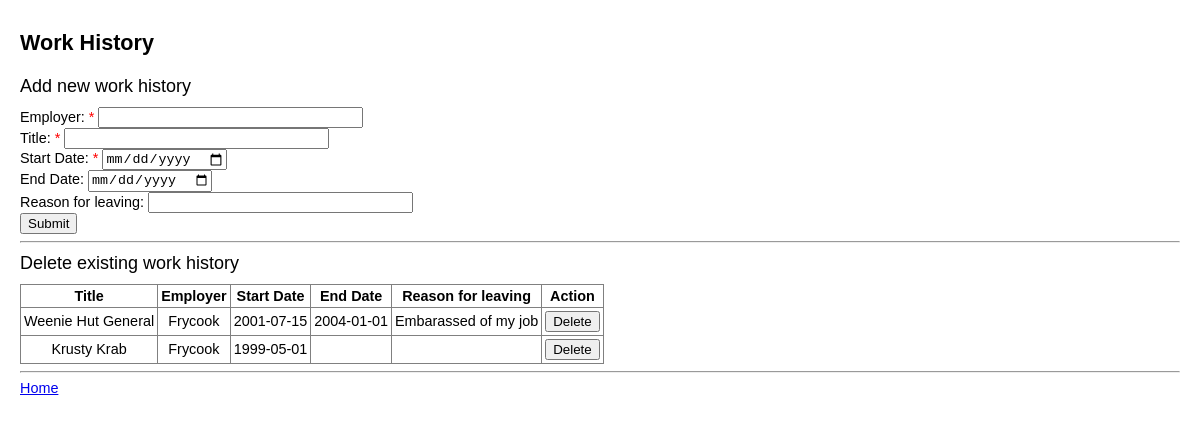
Screenshot of /web/work_history.php (signed in) with the database file from the repository.
### tables this page shows
create table work_history
(
wh_id int not null auto_increment,
applicant_email varchar(255) not null,
title varchar(255) not null,
employer varchar(255) not null,
start_date date not null,
end_date date,
reason_for_leaving varchar(255),
primary key (wh_id),
foreign key (applicant_email) references applicants(applicant_email)
);

### web/work_history.php (the view, shortened to what this page needs)
<?php
include 'resources/db_connect.php';
?>
<!doctype html>
<html>
<link rel="stylesheet" type="text/css" href="resources/style.css">
</head>
<body>
<div id='page_title'>
Work History
</div>
<div id='content'>
<div class='section_head'>Add new work history</div>
<form method='post' name='new_wh_form' action='<?php echo htmlspecialchars($_SERVER["PHP_SELF"]);?>' onsubmit="return validateNewWH()" >
Employer: <span class='red'>*</span> <input type='text' id='employer' name='employer' size='30' required><br>
Title: <span class='red'>*</span> <input type='text' id='title' name='title' size='30' required><br>
Start Date: <span class='red'>*</span> <input type='date' id='start_date' name='start_date' required><br>
End Date: <input type='date' id='end_date' name='end_date'><br>
Reason for leaving: <input type='text' id='reason_for_leaving' name='reason_for_leaving' size='30'><br>
<input type='submit' id='submit'><br>
</form>
<?php
$sql = "select wh_id , applicant_email , title , employer , start_date , end_date , reason_for_leaving from work_history where applicant_email = '".$_SESSION['email']."'";
$result = mysqli_query($con,$sql);
if ($result->num_rows != 0 ) {
  echo "<hr><div class='section_head'>Delete existing work history</div>";
  echo "<table border='1' cellpadding='3'><th>Title</th><th>Employer</th><th>Start Date</th><th>End Date</th><th>Reason for leaving</th><th>Action</th>";
  while($row = mysqli_fetch_array($result))
    {
    $title = $row['title'];
    $employer = $row['employer'];
    $start_date = $row['start_date'];
    $end_date = $row['end_date'];
    $reason_for_leaving = $row['reason_for_leaving'];
    echo "<tr><form method='post' action='" . htmlspecialchars($_SERVER["PHP_SELF"]) . "' onsubmit='return confirm(".'"Are you sure you want to delete your role as a '.$title.' at '.$employer.'?"'.")'>";
    echo "<td>$employer</td>";
    echo "<td>$title</td>";
    echo "<td>$start_date</td>";
    echo "<td>$end_date</td>";
    echo "<td>$reason_for_leaving</td>";
    echo "<td><input type='submit' value='Delete'></td>";
    echo "</form></tr>";
    }
  echo "</table>";
}
?>
<hr>
<a href='home.php'>Home</a><br>
</div>
</body>
</html>

### web/resources/style.css (style rules this page uses)
body { width: auto; margin: 0 auto; font-family: arial; font-size: .9em; padding-left: 20px; padding-right: 20px; }
#page_title { font-size: 150%; font-weight: bold; margin-top: 30px; margin-bottom: 20px; }
.section_head { margin-top: 10px; margin-bottom: 10px; font-size: 125%; }
#content { margin-top: 10px; }
.red { color: red; }
table { border-collapse:collapse; text-align:center; }

### rows the page displays
work_history: employer "Weenie Hut General", title "Frycook", start_date "2001-07-15", end_date "2004-01-01", reason_for_leaving "Embarassed of my job"
work_history: employer "Krusty Krab", title "Frycook", start_date "1999-05-01"
